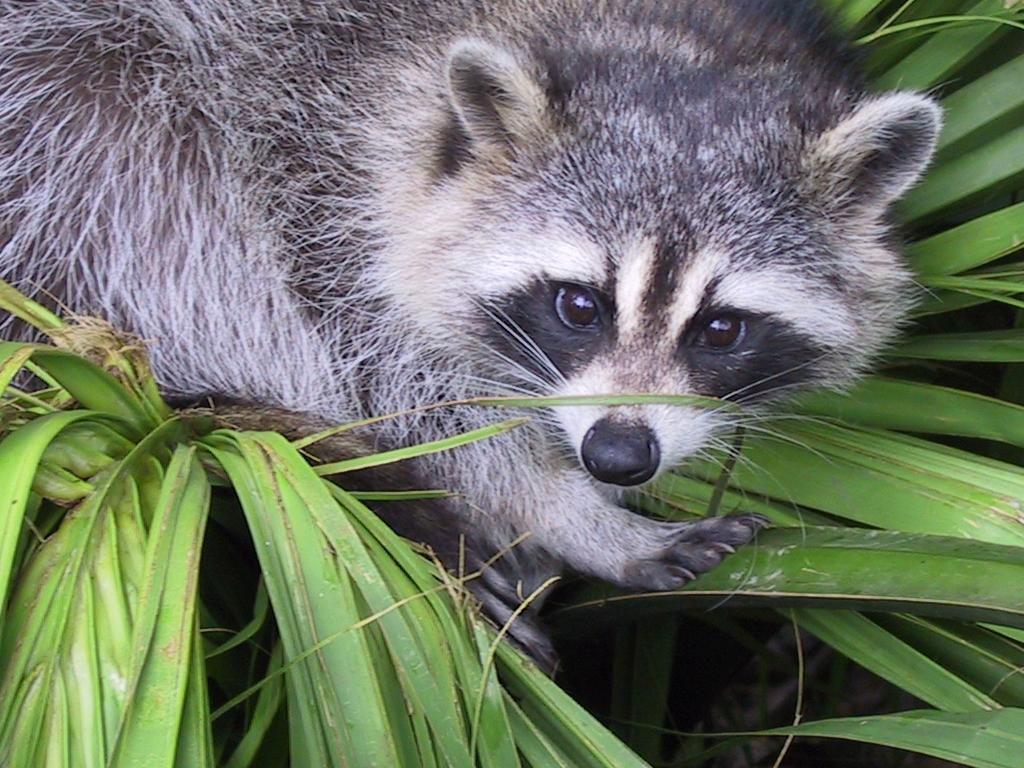
#> input picture python/1/ex04/animal.jpeg, 1024 x 768 px
$ python tester.py
#> lines starting #> are read from the running program, lines starting #| are printed output that depends on the picture
### python/1/ex02/load_image.py
from matplotlib.image import imread


def ft_load(path: str) -> list:
    """
    Load an image from the specified path.

    Args:
        path (str): The path to the image file.

    Returns:
        list: The loaded image.

    Raises:
        TypeError: If the path is not a string.
        ValueError: If the path is empty.
    """
#> called with path = 'animal.jpeg'
    try:
        if (isinstance(path, str) is False):
            raise TypeError("path must be a string")
        if (path == ""):
            raise ValueError("path can't be empty")
    except TypeError as e:
        print(f"{TypeError.__name__} : {e}")
    except ValueError as e:
        print(f"{ValueError.__name__} : {e}")
    else:
        image = imread(path)
#> image is the input picture: shape (768, 1024, 3); mean R, G, B 110.7, 117.7, 102.1
        print(f"Image shape: {image.shape}")
#| Image shape: (768, 1024, 3)
        return image

### python/1/ex04/rotate.py
import numpy as np


def zoom(image: np.ndarray) -> np.ndarray:
    """
    Zooms in on an image by cutting a square part of 400px width.

    Args:
        image (np.ndarray): The input image to be zoomed.

    Returns:
        np.ndarray: The zoomed image.

    Raises:
        TypeError: If the input image is not of type np.ndarray.
        ValueError: If the input image does not have 3 dimensions.
    """
    try:
        if not isinstance(image, np.ndarray):
            raise TypeError("image must be a numpy array")
        if len(image.shape) != 3:
            raise ValueError("image must have 3 dimensions")
    except TypeError as e:
        print(f"{type(e).__name__}: {e}")
    except ValueError as e:
        print(f"{type(e).__name__}: {e}")
    else:
        height, width, _ = image.shape
#> height = 768; width = 1024
        start_row = height // 2 - 200
#> start_row = 184
        end_row = start_row + 400
#> end_row = 584
        start_col = width // 2 - 200
#> start_col = 312
        end_col = start_col + 400
#> end_col = 712
        zoomed = image[start_row:end_row, start_col:end_col]
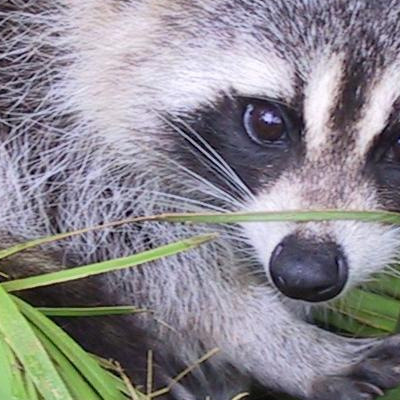
#> zoomed: shape (400, 400, 3); mean R, G, B 138.1, 135.5, 141.3
        return zoomed


def rotate(image: np.ndarray) -> np.ndarray:
    """
    Rotates an image by 90 degrees clockwise.

    Args:
        image (np.ndarray): The input image to be rotated.

    Returns:
        np.ndarray: The rotated image.

    Raises:
        TypeError: If the input image is not of type np.ndarray.
        ValueError: If the input image does not have 3 dimensions.
    """
    try:
        if (isinstance(image, np.ndarray) is False):
            raise TypeError("image must be a list")
        if (len(image.shape) != 3):
            raise ValueError("image must contain 3 dimensions")
    except TypeError as e:
        print(f"{TypeError.__name__} : {e}")
    except ValueError as e:
        print(f"{ValueError.__name__} : {e}")
    else:
        rotated = np.rot90(image, k=1)
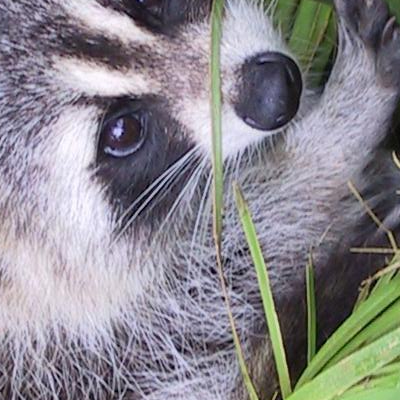
#> rotated: shape (400, 400, 3); mean R, G, B 138.1, 135.5, 141.3
        return rotated

### python/1/ex04/tester.py
from rotate import zoom, rotate
from load_image import ft_load
import matplotlib.pyplot as plt


def main():
    image = ft_load("animal.jpeg")
    image = rotate(zoom(image))
    plt.imshow(image)
    plt.show()


if __name__ == "__main__":
    main()
